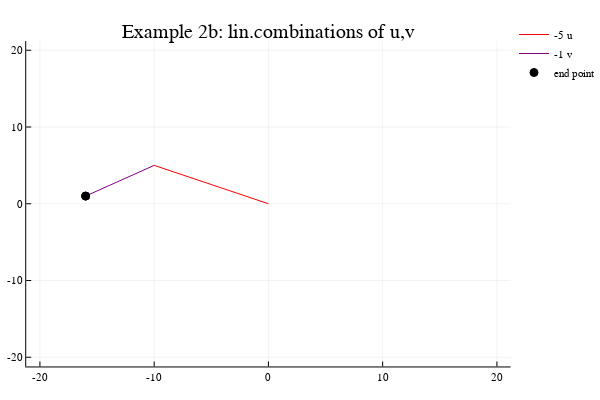

Here is the notebook cell this chart was saved with:
### Code cell
# Example 2b: linear combinations of u,v INCLUDING COLORED VECTORS
using Plots
plotly()
u=[2,-1]; v=[6,4]; 


a1=rand(-5:5); a2=rand(-3:3);
U=u*a1; V=v*a2; 

while abs(U[1]+V[1])>20 || abs(U[2]+V[2])>20
   a1=rand(-5:5)
    a2=rand(-5:5)
    U=u*a1 
    V=v*a2

end

xu=[0,U[1]];
yu=[0,U[2]];
plot(xu,yu, title="Example 2b: lin.combinations of u,v", label="$a1 u", linecolor="red",lims=[-20,20])

xv=[U[1],U[1]+V[1]];
yv=[U[2],U[2]+V[2]];
plot!(xv,yv, linecolor="purple", label="$a2 v")

scatter!([U[1]+V[1], U[1]+V[1]],[U[2]+V[2],U[2]+V[2]], markercolor="black", label="end point")

### Figure 1 — Plotly figure (JSON) as saved in the notebook; plotly's stock layout.template omitted (floating-point values rounded to 4 significant figures)
{"data": [{"colorbar": {"title": ""}, "hoverinfo": "text", "legendgroup": "-5 u", "line": {"color": "rgba(255, 0, 0, 1.000)", "dash": "solid", "shape": "linear", "width": 1}, "mode": "lines", "name": "-5 u", "showlegend": true, "text": [null, null], "type": "scatter", "x": [0, -10], "xaxis": "x1", "y": [0, 5], "yaxis": "y1", "zmax": 0.1, "zmin": -0.1}, {"colorbar": {"title": ""}, "hoverinfo": "text", "legendgroup": "-1 v", "line": {"color": "rgba(128, 0, 128, 1.000)", "dash": "solid", "shape": "linear", "width": 1}, "mode": "lines", "name": "-1 v", "showlegend": true, "text": [null, null], "type": "scatter", "x": [-10, -16], "xaxis": "x1", "y": [5, 1], "yaxis": "y1", "zmax": 0.1, "zmin": -0.1}, {"colorbar": {"title": ""}, "hoverinfo": "text", "legendgroup": "end point", "marker": {"color": "rgba(0, 0, 0, 1.000)", "line": {"color": "rgba(0, 0, 0, 1.000)", "width": 1}, "size": 8, "symbol": "circle"}, "mode": "markers", "name": "end point", "showlegend": true, "text": [null, null], "type": "scatter", "x": [-16, -16], "xaxis": "x1", "y": [1, 1], "yaxis": "y1", "zmax": 0.1, "zmin": -0.1}], "layout": {"annotations": [{"font": {"color": "rgba(0, 0, 0, 1.000)", "family": "sans-serif", "size": 20}, "rotation": 0, "showarrow": false, "text": "Example 2b: lin.combinations of u,v", "x": 0.5222, "xanchor": "center", "xref": "paper", "y": 1, "yanchor": "top", "yref": "paper"}], "height": 400, "legend": {"bgcolor": "rgba(255, 255, 255, 1.000)", "bordercolor": "rgba(0, 0, 0, 1.000)", "font": {"color": "rgba(0, 0, 0, 1.000)", "family": "sans-serif", "size": 11}, "tracegroupgap": 0, "x": 1, "y": 1}, "margin": {"b": 20, "l": 0, "r": 0, "t": 20}, "paper_bgcolor": "rgba(255, 255, 255, 1.000)", "plot_bgcolor": "rgba(255, 255, 255, 1.000)", "showlegend": true, "width": 600, "xaxis": {"anchor": "y1", "domain": [0.05101, 0.9934], "gridcolor": "rgba(0, 0, 0, 0.100)", "gridwidth": 0.5, "linecolor": "rgba(0, 0, 0, 1.000)", "mirror": false, "range": [-21.2, 21.2], "showgrid": true, "showline": true, "showticklabels": true, "tickangle": 0, "tickcolor": "rgb(0, 0, 0)", "tickfont": {"color": "rgba(0, 0, 0, 1.000)", "family": "sans-serif", "size": 11}, "tickmode": "array", "ticks": "inside", "ticktext": ["-20", "-10", "0", "10", "20"], "tickvals": [-20, -10, 0, 10, 20], "title": "", "titlefont": {"color": "rgba(0, 0, 0, 1.000)", "family": "sans-serif", "size": 15}, "type": "-", "visible": true, "zeroline": false, "zerolinecolor": "rgba(0, 0, 0, 1.000)"}, "yaxis": {"anchor": "x1", "domain": [0.03762, 0.9415], "gridcolor": "rgba(0, 0, 0, 0.100)", "gridwidth": 0.5, "linecolor": "rgba(0, 0, 0, 1.000)", "mirror": false, "range": [-21.2, 21.2], "showgrid": true, "showline": true, "showticklabels": true, "tickangle": 0, "tickcolor": "rgb(0, 0, 0)", "tickfont": {"color": "rgba(0, 0, 0, 1.000)", "family": "sans-serif", "size": 11}, "tickmode": "array", "ticks": "inside", "ticktext": ["-20", "-10", "0", "10", "20"], "tickvals": [-20, -10, 0, 10, 20], "title": "", "titlefont": {"color": "rgba(0, 0, 0, 1.000)", "family": "sans-serif", "size": 15}, "type": "-", "visible": true, "zeroline": false, "zerolinecolor": "rgba(0, 0, 0, 1.000)"}}}
